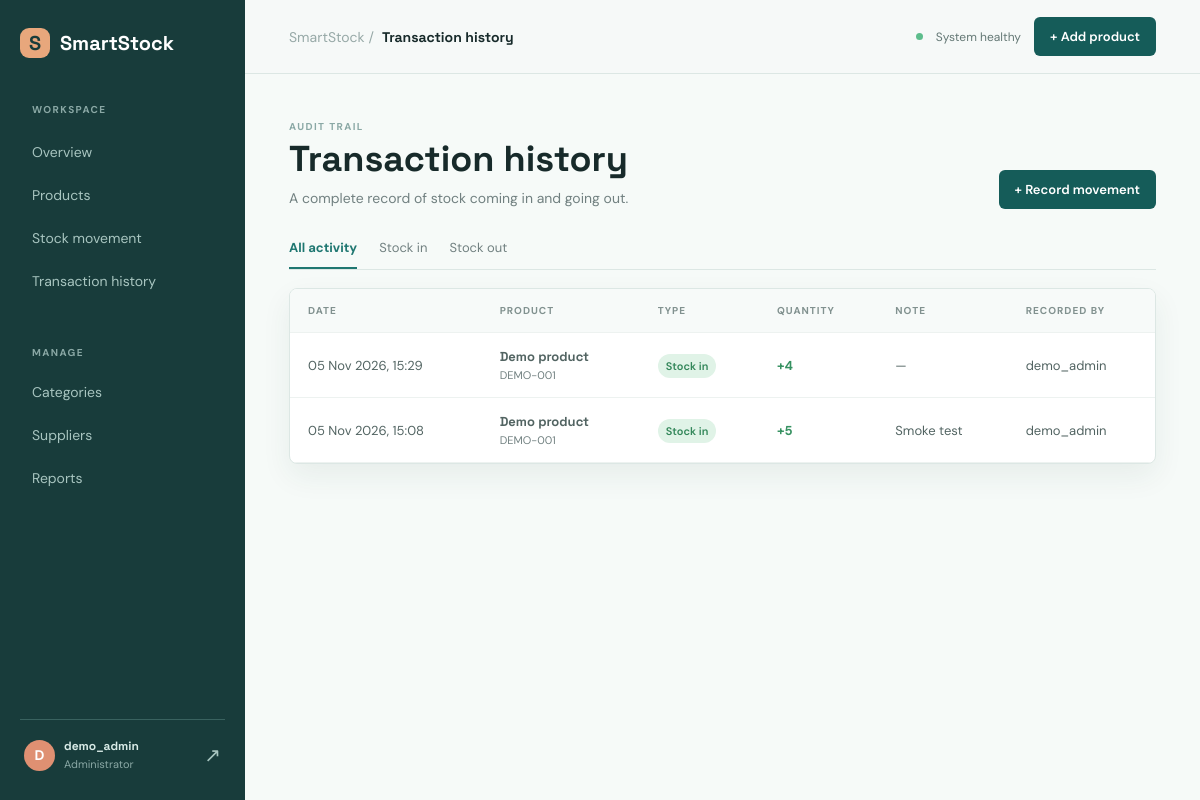
Page /history/ (signed in) on the committed database.
### inventory/models.py (models this page shows, shortened)
class StockTransaction(models.Model):
	IN = 'IN'
	OUT = 'OUT'
	TRANSACTION_TYPES = [(IN, 'Stock in'), (OUT, 'Stock out')]
	product = models.ForeignKey(Product, on_delete=models.PROTECT, related_name='transactions')
	transaction_type = models.CharField(max_length=3, choices=TRANSACTION_TYPES)
	quantity = models.PositiveIntegerField()
	note = models.CharField(max_length=255, blank=True)
	created_by = models.ForeignKey(settings.AUTH_USER_MODEL, on_delete=models.SET_NULL, null=True, blank=True)
	created_at = models.DateTimeField(auto_now_add=True)
	class Meta:
		ordering = ['-created_at']

class Product(models.Model):
	sku = models.CharField(max_length=40, unique=True)
	name = models.CharField(max_length=160)
	category = models.ForeignKey(Category, on_delete=models.PROTECT, related_name='products')
	supplier = models.ForeignKey(Supplier, on_delete=models.PROTECT, related_name='products')
	description = models.TextField(blank=True)
	unit_price = models.DecimalField(max_digits=12, decimal_places=2)
	quantity = models.PositiveIntegerField(default=0)
	reorder_level = models.PositiveIntegerField(default=10)
	created_at = models.DateTimeField(auto_now_add=True)
	updated_at = models.DateTimeField(auto_now=True)
	class Meta:
		ordering = ['name']
		constraints = [
			models.CheckConstraint(condition=Q(unit_price__gte=0), name='price_non_negative'),
		]

### inventory/views.py (the view)
# urls.py: path('history/', views.transaction_history, name='transaction-history'),
@login_required
def transaction_history(request):
	transactions = StockTransaction.objects.select_related('product', 'created_by')
	transaction_type = request.GET.get('type', '')
	if transaction_type in {StockTransaction.IN, StockTransaction.OUT}:
		transactions = transactions.filter(transaction_type=transaction_type)
	return render(request, 'inventory/transaction_history.html', {'transactions': transactions, 'selected_type': transaction_type})

### templates/inventory/transaction_history.html
{% extends 'base.html' %}{% block title %}Transaction history | SmartStock{% endblock %}{% block section %}Transaction history{% endblock %}{% block content %}<div class="page-heading"><div><span class="kicker">Audit trail</span><h1>Transaction history</h1><p class="muted">A complete record of stock coming in and going out.</p></div><a class="button button-dark" href="{% url 'stock-operation' %}">+ Record movement</a></div><div class="tabs"><a href="{% url 'transaction-history' %}" class="{% if not selected_type %}selected{% endif %}">All activity</a><a href="?type=IN" class="{% if selected_type == 'IN' %}selected{% endif %}">Stock in</a><a href="?type=OUT" class="{% if selected_type == 'OUT' %}selected{% endif %}">Stock out</a></div><section class="panel table-panel"><table><thead><tr><th>Date</th><th>Product</th><th>Type</th><th>Quantity</th><th>Note</th><th>Recorded by</th></tr></thead><tbody>{% for item in transactions %}<tr><td>{{ item.created_at|date:'d M Y, H:i' }}</td><td><strong>{{ item.product.name }}</strong><small>{{ item.product.sku }}</small></td><td><span class="pill {% if item.transaction_type == 'IN' %}pill-in{% else %}pill-out{% endif %}">{{ item.get_transaction_type_display }}</span></td><td class="quantity {% if item.transaction_type == 'IN' %}positive{% else %}negative{% endif %}">{% if item.transaction_type == 'IN' %}+{% else %}-{% endif %}{{ item.quantity }}</td><td>{{ item.note|default:'—' }}</td><td>{{ item.created_by.username|default:'System' }}</td></tr>{% empty %}<tr><td colspan="6" class="empty">No transactions recorded yet.</td></tr>{% endfor %}</tbody></table></section>{% endblock %}

### templates/base.html
{% load static %}<!doctype html>
<html lang="en"><head><meta charset="utf-8"><meta name="viewport" content="width=device-width,initial-scale=1"><title>{% block title %}SmartStock{% endblock %}</title><link rel="preconnect" href="https://fonts.googleapis.com"><link href="https://fonts.googleapis.com/css2?family=DM+Sans:wght@400;500;600;700&family=Space+Grotesk:wght@500;600;700&display=swap" rel="stylesheet"><link rel="stylesheet" href="{% static 'inventory/app.css' %}"></head><body><aside class="sidebar"><a class="brand" href="{% url 'dashboard' %}"><span class="brand-mark">S</span><span>SmartStock</span></a><p class="eyebrow">Workspace</p><nav><a href="{% url 'dashboard' %}" class="{% if request.resolver_match.url_name == 'dashboard' %}active{% endif %}">Overview</a><a href="{% url 'product-list' %}">Products</a><a href="{% url 'stock-operation' %}">Stock movement</a><a href="{% url 'transaction-history' %}">Transaction history</a><p class="eyebrow">Manage</p><a href="{% url 'category-list' %}">Categories</a><a href="{% url 'supplier-list' %}">Suppliers</a><a href="{% url 'reports' %}">Reports</a></nav><div class="sidebar-foot"><span class="avatar">{{ request.user.username|first|upper }}</span><div><strong>{{ request.user.get_full_name|default:request.user.username }}</strong><small>Administrator</small></div><a class="logout" href="{% url 'logout' %}">↗</a></div></aside><main class="main"><header class="topbar"><div><span class="crumb">SmartStock /</span><strong>{% block section %}Overview{% endblock %}</strong></div><div class="top-actions"><span class="status-dot"></span> System healthy <a class="button button-dark" href="{% url 'product-create' %}">+ Add product</a></div></header>{% if messages %}{% for message in messages %}<div class="message">{{ message }}</div>{% endfor %}{% endif %}<div class="page">{% block content %}{% endblock %}</div></main></body></html>

### static/inventory/app.css (style rules this page uses)
:root { --ink:#172a2a;--muted:#718080;--line:#dce7e4;--paper:#f6faf8;--white:#fff;--teal:#1f7771;--teal-dark:#155c59;--coral:#e9876a;--amber:#e6ac4d;--blue:#7297d5;--shadow:0 12px 30px rgba(30,65,61,.07) }
* { box-sizing:border-box }
body { margin:0;background:var(--paper);color:var(--ink);font:14px 'DM Sans',sans-serif }
h1,h2,strong,.brand { font-family:'Space Grotesk',sans-serif }
h1 { font-size:36px;line-height:1.05;margin:7px 0 8px;letter-spacing:0 }
.sidebar { width:245px;background:#183c3b;color:#d9ebe7;min-height:100vh;position:fixed;padding:28px 20px;display:flex;flex-direction:column }
.brand { font-weight:700;font-size:20px;display:flex;align-items:center;gap:10px;color:#fff;text-decoration:none }
.brand-mark { background:#e8a77c;color:#183c3b;width:30px;height:30px;display:grid;place-items:center;border-radius:9px;font-weight:700 }
.eyebrow,.kicker { font-size:10px;text-transform:uppercase;letter-spacing:1.4px;font-weight:700;color:#8aa8a5 }
.sidebar .eyebrow { margin:45px 12px 13px }
.sidebar nav a { display:block;color:#a8c5c0;text-decoration:none;padding:11px 12px;border-radius:7px;margin:3px 0 }
.sidebar-foot { margin-top:auto;border-top:1px solid #39625f;padding:18px 4px 0;display:flex;align-items:center;gap:9px }
.avatar { width:31px;height:31px;border-radius:50%;background:#df9072;color:#fff;display:grid;place-items:center;font-weight:700 }
.sidebar-foot strong { font-size:12px;display:block }
.sidebar-foot small { color:#8aa8a5;font-size:11px }
.logout { color:#a8c5c0;text-decoration:none;margin-left:auto;font-size:20px }
.main { margin-left:245px;min-height:100vh }
.topbar { height:74px;border-bottom:1px solid var(--line);display:flex;align-items:center;justify-content:space-between;padding:0 44px;background:rgba(246,250,248,.86) }
.crumb { color:#97a9a7;margin-right:8px }
.top-actions { display:flex;align-items:center;gap:13px;font-size:12px;color:#647875 }
.status-dot { width:7px;height:7px;border-radius:50%;background:#5dbd8c }
.page { padding:42px 44px;max-width:1450px }
.page-heading { display:flex;align-items:flex-end;justify-content:space-between;margin-bottom:30px }
.muted { color:var(--muted);margin:0;line-height:1.6 }
.button { border:0;border-radius:6px;padding:11px 16px;display:inline-block;text-decoration:none;font:600 13px 'DM Sans',sans-serif;cursor:pointer }
.button-dark { background:var(--teal-dark);color:#fff }
.stat-card,.panel { background:var(--white);border:1px solid var(--line);border-radius:8px;box-shadow:var(--shadow) }
.panel { padding:22px }
.row-main strong,.row-main small,td strong,td small { display:block }
.row-main small,td small { color:var(--muted);font-size:11px;margin-top:3px }
.pill { padding:5px 8px;border-radius:30px;font-size:11px;font-weight:600 }
.pill-in { background:#e0f3e7;color:#33875a }
.quantity { font-weight:700 }
.positive { color:#369161 }
.table-panel { padding:0;overflow:auto }
table { border-collapse:collapse;width:100%;text-align:left }
th { background:#f7faf9;color:#81918f;font-size:10px;text-transform:uppercase;letter-spacing:1px;font-weight:700 }
th,td { padding:15px 18px;border-bottom:1px solid #edf2f0;white-space:nowrap }
td { color:#526462;font-size:13px }
.tabs { display:flex;gap:22px;margin-bottom:18px;border-bottom:1px solid var(--line) }
.tabs a { padding:0 0 11px;text-decoration:none;color:var(--muted);font-size:13px }
.tabs a.selected { color:var(--teal);border-bottom:2px solid var(--teal);font-weight:700 }

### rows in the picture
StockTransaction: created_at "05 Nov 2026, 15:29", product.name "Demo product", product.sku "DEMO-001", transaction_type "Stock in", quantity "4", note "—", created_by.username "demo_admin"
StockTransaction: created_at "05 Nov 2026, 15:08", product.name "Demo product", product.sku "DEMO-001", transaction_type "Stock in", quantity "5", note "Smoke test", created_by.username "demo_admin"

### other values in the picture
{{ request.user.username|first|upper }} "D"
{{ request.user.get_full_name|default:request.user.username }} "demo_admin"
